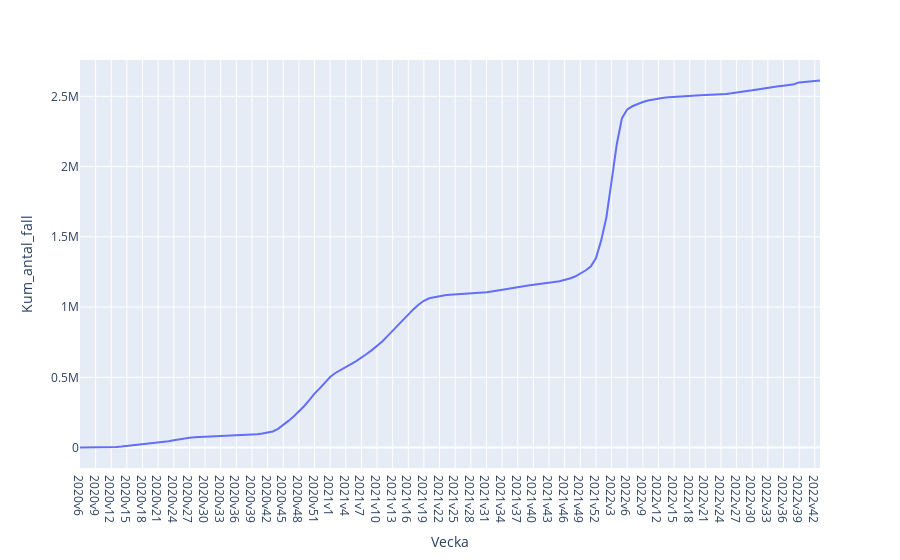

The cell this chart's notebook holds for it:
### Markdown cell above
### Uppgift f)
Rita linjediagram av kumulativt antal fall från 2020v6 till nu.

### Code cell
# Lineplot for cumulative cases
fig1f = px.line(data_frame=veckodata, x='Vecka', y='Kum_antal_fall')
fig1f.show()

### Figure 1 — Plotly figure (JSON) as saved in the notebook; plotly's stock layout.template omitted (floating-point values rounded to 4 significant figures; data arrays with more than 128 entries replaced by an {"elided": "..."} marker saying what was removed)
{"data": [{"hovertemplate": "Vecka=%{x}<br>Kum_antal_fall=%{y}<extra></extra>", "legendgroup": "", "line": {"color": "#636efa", "dash": "solid"}, "marker": {"symbol": "circle"}, "mode": "lines", "name": "", "orientation": "v", "showlegend": false, "type": "scatter", "x": {"elided": "143 str values"}, "xaxis": "x", "y": {"elided": "143 int values"}, "yaxis": "y"}], "layout": {"legend": {"tracegroupgap": 0}, "margin": {"t": 60}, "xaxis": {"anchor": "y", "domain": [0, 1], "title": {"text": "Vecka"}}, "yaxis": {"anchor": "x", "domain": [0, 1], "title": {"text": "Kum_antal_fall"}}}}
